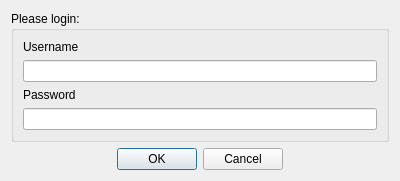
<?xml version="1.0" encoding="UTF-8"?>
<ui version="4.0">
 <class>login_dialog</class>
 <widget class="QDialog" name="login_dialog">
  <property name="geometry">
   <rect>
    <x>0</x>
    <y>0</y>
    <width>400</width>
    <height>180</height>
   </rect>
  </property>
  <property name="windowTitle">
   <string>Welcome to METAmarket</string>
  </property>
  <layout class="QGridLayout" name="gridLayout">
   <item row="0" column="0">
    <layout class="QVBoxLayout" name="verticalLayout">
     <item>
      <widget class="QGroupBox" name="groupBox">
       <property name="title">
        <string>Please login:</string>
       </property>
       <layout class="QGridLayout" name="gridLayout_2">
        <item row="3" column="0">
         <widget class="QLineEdit" name="pswd_lineedit">
          <property name="echoMode">
           <enum>QLineEdit::Password</enum>
          </property>
         </widget>
        </item>
        <item row="2" column="0">
         <widget class="QLabel" name="pswd_label">
          <property name="text">
           <string>Password</string>
          </property>
         </widget>
        </item>
        <item row="1" column="0">
         <widget class="QLineEdit" name="name_lineedit"/>
        </item>
        <item row="0" column="0">
         <widget class="QLabel" name="name_label">
          <property name="text">
           <string>Username</string>
          </property>
         </widget>
        </item>
       </layout>
      </widget>
     </item>
     <item>
      <widget class="QDialogButtonBox" name="buttonBox">
       <property name="orientation">
        <enum>Qt::Horizontal</enum>
       </property>
       <property name="standardButtons">
        <set>QDialogButtonBox::Cancel|QDialogButtonBox::Ok</set>
       </property>
       <property name="centerButtons">
        <bool>true</bool>
       </property>
      </widget>
     </item>
    </layout>
   </item>
  </layout>
 </widget>
 <tabstops>
  <tabstop>name_lineedit</tabstop>
  <tabstop>pswd_lineedit</tabstop>
  <tabstop>buttonBox</tabstop>
 </tabstops>
 <resources/>
 <connections>
  <connection>
   <sender>buttonBox</sender>
   <signal>accepted()</signal>
   <receiver>login_dialog</receiver>
   <slot>accept()</slot>
   <hints>
    <hint type="sourcelabel">
     <x>248</x>
     <y>254</y>
    </hint>
    <hint type="destinationlabel">
     <x>157</x>
     <y>274</y>
    </hint>
   </hints>
  </connection>
  <connection>
   <sender>buttonBox</sender>
   <signal>rejected()</signal>
   <receiver>login_dialog</receiver>
   <slot>reject()</slot>
   <hints>
    <hint type="sourcelabel">
     <x>316</x>
     <y>260</y>
    </hint>
    <hint type="destinationlabel">
     <x>286</x>
     <y>274</y>
    </hint>
   </hints>
  </connection>
 </connections>
</ui>
